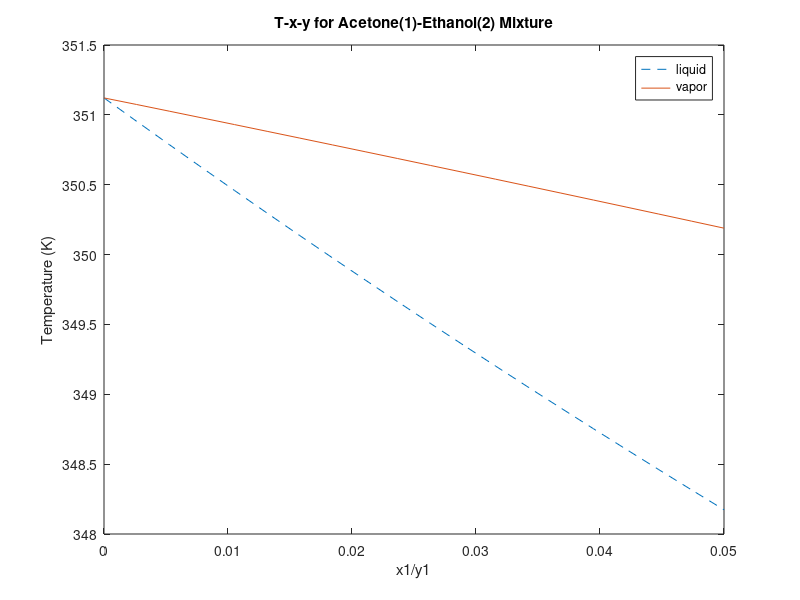
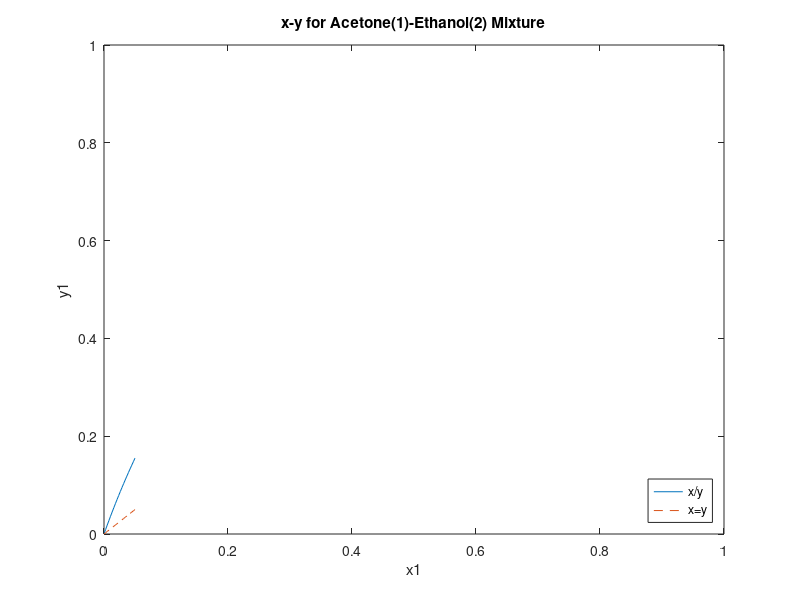
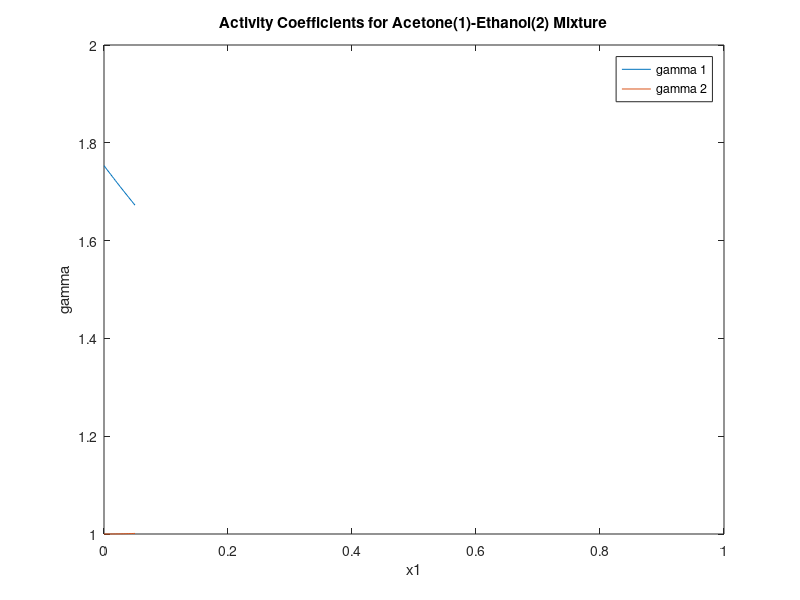

MATLAB code to generate these figures, in order: (Note: this script raises an error after producing the figures.)
clear all;
clc;

%x and y values
x_a = linspace(0,.05,20);
T_vap = [298];
T_liq = [298];


%acetone properties - component 1
A_A = 4.42448;
A_B = 1312.253;
A_C = -32.445;

%ethanol properties - component 2
E_A = 5.37229;
E_B = 1670.409;
E_C = -40.191;

%Van laar parameters
A12 = 0.5615;
A21 = 0.6580;

%Gamma values
G1 = exp(A12.*(A21.*(1-x_a)./(A12.*x_a+A21.*(1-x_a))).^2);
G2 = exp(A21.*(A12.*(x_a)./(A12.*x_a+A21.*(1-x_a))).^2);

%system properties
P = 1; %1 atm
T = 298;
%index the x vals
for x=1:length(x_a)
     % temperature guess
     i = length(T)-1;
    while(1)
        i = i+1;
        %disp(i);
        P_vap_A = 10^(A_A-(A_B/(A_C+T)));
        P_vap_E = 10^(E_A-(E_B/(E_C+T)));
        g1 = exp(A12*(A21*(1-x_a(x))/(A12*x_a(x)+A21*(1-x_a(x))))^2);
        g2 = exp(A21*(A12*(x_a(x))/(A12*x_a(x)+A21*(1-x_a(x))))^2);
        y_ace = x_a(x)*g1*P_vap_A/P;
        y_e = (1-x_a(x))*g2*P_vap_E/P;
        sum_y = y_ace+y_e;
        if sum_y>1.1
            T = T-0.1;
        elseif sum_y<0.9
            T = T+0.1;
        elseif sum_y>1.01
            T = T-0.01;
        elseif sum_y<0.99
            T = T + 0.01;
        elseif sum_y<0.99999
            T = T + 0.00001;
        elseif sum_y>1.00001
            T = T-0.00001;
        else
            T_vap(x) = T;
            y_a(x) = y_ace;
            T = T;
            break;
        end
    end
end


T = 298;
i = length(T)-1;
%index the x vals
for x=1:length(x_a)
    i = length(T)-1;
    while(1)
        i=i+1;
        %disp(i)
        P_vap_A = 10^(A_A-(A_B/(A_C+T)));
        P_vap_E = 10^(E_A-(E_B/(E_C+T)));
        g1 = exp(A12*(A21*(1-x_a(x))/(A12*x_a(x)+A21*(1-x_a(x))))^2);
        g2 = exp(A21*(A12*(x_a(x))/(A12*x_a(x)+A21*(1-x_a(x))))^2);
        x_ace = x_a(x)*P/g1/P_vap_A; %x_a(x) = vapor mol fraction
        x_e = (1-x_a(x))*P/g2/P_vap_E;
        sum_x = x_ace+x_e;
        if sum_x> 1.1
           T = T+0.1;
        elseif sum_x< 0.9
           T = T-0.1;
        elseif sum_x>1.01
            T = T+0.01;
        elseif sum_x<0.99
            T = T-0.01;
        elseif sum_x>1.00001
            T = T+0.00001;
        elseif sum_x<0.99999
            T = T-0.00001;
        else
            T_liq(x) = T;
            T = T+50;
            break;
        end
    end
end

figure()
plot(x_a,T_vap,'--')
hold on
plot(x_a,T_liq)

title('T-x-y for Acetone(1)-Ethanol(2) Mixture')
xlabel('x1/y1')
ylabel('Temperature (K)')
legend('liquid','vapor')

figure()
plot(x_a,y_a)
hold on
plot (x_a,x_a,'--')
xlabel('x1')
ylabel('y1')
title('x-y for Acetone(1)-Ethanol(2) Mixture')
legend('x/y','x=y','Location','southeast')
axis([0 1 0 1])

figure()
plot(x_a,G1)
hold on
plot(x_a,G2)
xlabel('x1')
ylabel('gamma')
title('Activity Coefficients for Acetone(1)-Ethanol(2) Mixture')
legend('gamma 1','gamma 2','Location','northeast')
axis([0 1 1 2])

Y = array2table(x_a')
Z = array2table(T_liq')
sprintf('%10.5f',T_liq)
            
            
    
    
    
    
    